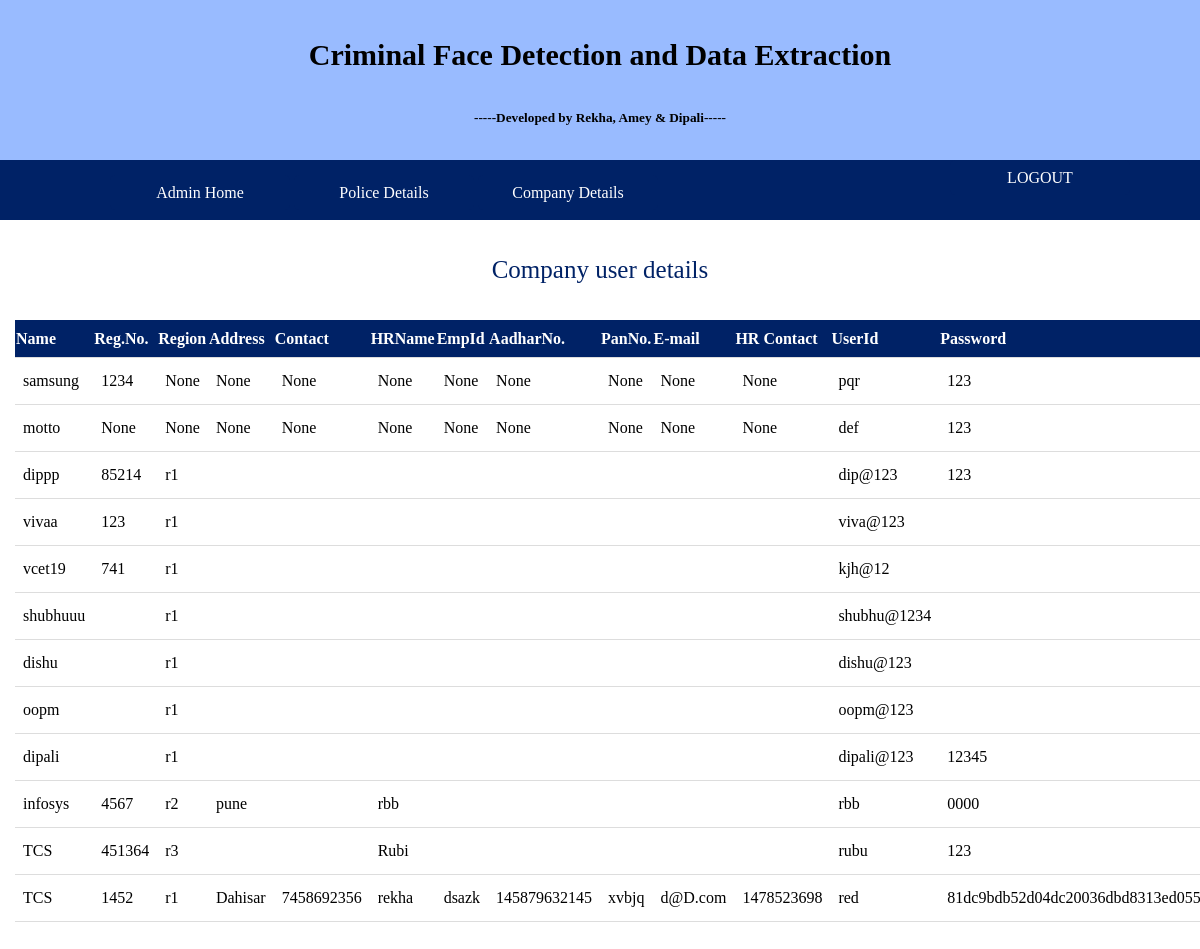
Screenshot of /admin_user3det with the database file from the repository.
### tables this page shows
CREATE TABLE "company_reg" (
	`name_of_comp`	TEXT,
	`reg_no`	INTEGER,
	`region`	TEXT,
	`address_comp`	TEXT,
	`ps_phone`	INTEGER,
	`hr_name`	TEXT,
	`emp_id`	INTEGER,
	`hr_aadhar`	INTEGER,
	`hr_pan`	INTEGER,
	`hr_email`	TEXT,
	`hr_mob_no`	NUMERIC,
	`head_user_id`	TEXT,
	`head_pass`	BLOB,
	`head_pass2`	TEXT,
	`status`	INTEGER DEFAULT 'false',
	`usertype`	TEXT DEFAULT 'company'
);

### app.py (the view)
@app.route('/admin_user3det')
def list():
    con = sqlite3.connect("database.db")
    con.row_factory = sqlite3.Row
    cur = con.cursor()
    cur.execute("select * from company_reg")
    rows = cur.fetchall();
    return render_template("admin_user3det.html", rows=rows)

### templates/admin_user3det.html (shortened to what this page needs)
{% extends 'layout.html' %}
{% block content %}
      <br><br>
      <p>Company user details</p>
      <br><br>
      <table>
         <thead>
            <th>Name</th>
            <th>Reg.No.</th>
            <th>Region</th>
            <th>Address</th>
            <th>Contact</th>
            <th>HRName</th>
            <th>EmpId</th>
            <th>AadharNo.</th>
            <th>PanNo.</th>
            <th>E-mail</th>
            <th>HR Contact</th>
            <th>UserId</th>
            <th>Password</th>
         </thead>
         {% for row in rows %}
            <tr>
               <td>{{row["name_of_comp"]}}</td>
               <td>{{row["reg_no"]}}</td>
               <td> {{ row["region"]}}</td>
               <td>{{row['address_comp']}}</td>
                <td>{{row["ps_phone"]}}</td>
               <td>{{row["hr_name"]}}</td>
               <td> {{ row["emp_id"]}}</td>
               <td>{{row['hr_aadhar']}}</td>
                <td>{{row["hr_pan"]}}</td>
               <td>{{row["hr_email"]}}</td>
               <td> {{ row["hr_mob_no"]}}</td>
               <td>{{row['head_user_id']}}</td>
                <td> {{ row["head_pass"]}}</td>
            </tr>
         {% endfor %}
      </table>
      <br><br><br><br>
{% endblock %}

### templates/layout.html (style rules this page uses)
* { margin:0; }

### templates/admin_user3det.html (style rules this page uses)
p { text-align:center; font-size:25px; color:#002266; }
table { border-collapse: collapse; margin-left:15px; margin-right:15px; }
tr, td { border-bottom: 1px solid #ddd; text-align: left; padding: 8px; width:130px; }
td { height:30px; }
th { width:130px; background-color: #002266; color: white; height:35px; text-decoration:bold; }

### rows the page displays
company_reg: name_of_comp "samsung", reg_no "1234", region "None", address_comp "None", ps_phone "None", hr_name "None", emp_id "None", hr_aadhar "None", hr_pan "None", hr_email "None", hr_mob_no "None", head_user_id "pqr", head_pass "123"
company_reg: name_of_comp "motto", reg_no "None", region "None", address_comp "None", ps_phone "None", hr_name "None", emp_id "None", hr_aadhar "None", hr_pan "None", hr_email "None", hr_mob_no "None", head_user_id "def", head_pass "123"
company_reg: name_of_comp "dippp", reg_no "85214", region "r1", head_user_id "dip@123", head_pass "123"
company_reg: name_of_comp "vivaa", reg_no "123", region "r1", head_user_id "viva@123"
company_reg: name_of_comp "vcet19", reg_no "741", region "r1", head_user_id "kjh@12"
company_reg: name_of_comp "shubhuuu", region "r1", head_user_id "shubhu@1234"
company_reg: name_of_comp "dishu", region "r1", head_user_id "dishu@123"
company_reg: name_of_comp "oopm", region "r1", head_user_id "oopm@123"
company_reg: name_of_comp "dipali", region "r1", head_user_id "dipali@123", head_pass "12345"
company_reg: name_of_comp "infosys", reg_no "4567", region "r2", address_comp "pune", hr_name "rbb", head_user_id "rbb", head_pass "0000"
company_reg: name_of_comp "TCS", reg_no "451364", region "r3", hr_name "Rubi", head_user_id "rubu", head_pass "123"
company_reg: name_of_comp "TCS", reg_no "1452", region "r1", address_comp "Dahisar", ps_phone "7458692356", hr_name "rekha", emp_id "dsazk", hr_aadhar "145879632145", hr_pan "xvbjq", hr_email "d@D.com", hr_mob_no "1478523698", head_user_id "red", head_pass "81dc9bdb52d04dc20036dbd8313ed055"
